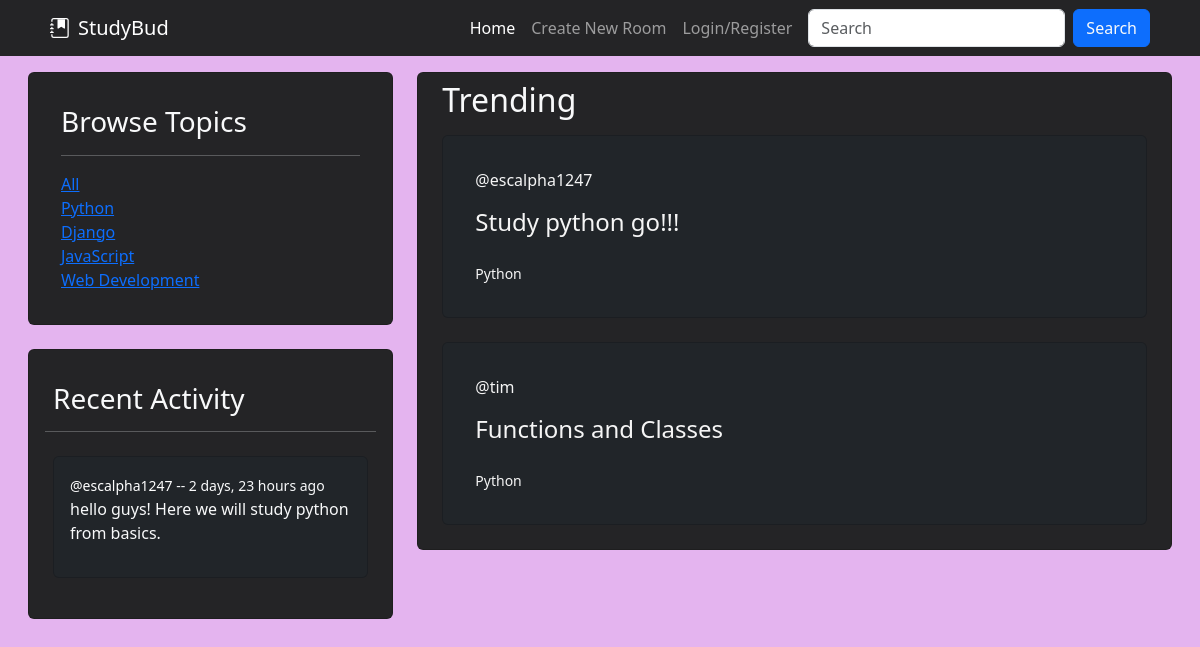
Page /?q=Python on the committed database.
### base/models.py (models this page shows, shortened)
class Topic(models.Model):
    name = models.CharField(max_length=200)

class Message(models.Model):
    user = models.ForeignKey(User, on_delete=models.CASCADE)
    room = models.ForeignKey(Room, on_delete=models.CASCADE) # This will delete all messages in a room after the room is deleted.
    body = models.TextField() # required
    updated = models.DateTimeField(auto_now=True) # takes snapshot everytime its saved
    created = models.DateTimeField(auto_now_add=True) # only takes snapshot when saved first time
    class Meta:
        ordering = ['-updated', '-created']
    def __str__(self):
        return self.body[0:50] # we want only first 50 messages for preview

class Room(models.Model):
    host = models.ForeignKey(User, on_delete=models.SET_NULL, null=True)
    topic = models.ForeignKey(Topic, on_delete=models.SET_NULL, null=True)
    name = models.CharField(max_length=200)
    description = models.TextField(null=True, blank=True) # Null is allowed, by default is false!
    participants = models.ManyToManyField(User, related_name='participants', blank=True)
    updated = models.DateTimeField(auto_now=True) # takes snapshot everytime its saved
    created = models.DateTimeField(auto_now_add=True) # only takes snapshot when saved first time
    class Meta:
        ordering = ['-updated', '-created'] # '-' sign makes newer one come at top

### base/views.py (the view)
# urls.py: path('', views.home, name="home"),
def home(request):
    q = request.GET.get('q') if request.GET.get('q') != None else ''
    rooms = Room.objects.filter(
        Q(topic__name__icontains=q) |
        Q(name__icontains=q) |
        Q(host__username__icontains=q) |
        Q(description__icontains=q)
    )
    topics = Topic.objects.all()
    room_messages = Message.objects.filter(Q(room__name__icontains=q))[:6]
    room_count = rooms.count()
    context = {'rooms': rooms, 'topics':topics, 'room_count':room_count, 'room_messages':room_messages}
    return render(request, 'base/home.html', context)

### base/templates/base/home.html (shortened to what this page needs)
{% extends 'main.html' %}
{% block content %}
<section class="container-fluid text-light" style="width: 100%;">
    <div class="row p-3">
        <div name="sidebar" class="container col-sm-4">
            {% include 'base/topics_comp.html' %}
            {% include 'base/activity_comp.html' %}
        </div>
        <div class="container col-sm-8">
            <div class="card" style="background-color: #242426;width: 3fr">
                <h2 class="text-light px-4 py-2">Trending</h2>
                {% include 'base/feed_comp.html' %}
            </div>
        </div>
    </div>
</section>
{% endblock content %}

### base/templates/base/topics_comp.html
<div class="container px-0 pb-4">
    <div class="card container text-light p-3" style="background-color: #242426;width: 1fr;">
        <div class="card-body">
            <h3 class="card-title">Browse Topics</h3>
            <hr />
            <div class="card-link">
                <a href="?q=">All</a>
            </div>
            {% for topic in topics %}
            <div class="card-link ms-auto">
                <a href="?q={{topic.name}}">{{ topic.name }}</a>
            </div>
            {% endfor %}
        </div>
    </div>
</div>

### base/templates/base/activity_comp.html (shortened to what this page needs)
<div class="container px-0 pb-4" style="width: 1fr;">
    <div class="card container text-light p-3" style="background-color: #242426;">
        <div class="card-body px-0">
            <h3 class="card-title px-2">Recent Activity</h3>
            <hr />
            {% for message in room_messages %}
                <div class="container-fluid p-2">
                    <div class="card bg-dark text-light">
                        <div class="card-body">
                            <small class="card-link"><a href="{% url 'profile' message.user.id %}" class="links">@{{message.user}}</a> -- {{message.created|timesince}} ago</small>
                            <p>{{message}}</p>
                        </div>
                    </div>
                </div>
            {% endfor %}
        </div>
    </div>
</div>

### base/templates/base/feed_comp.html (shortened to what this page needs)
<div class="row px-4">
    {% for room in rooms %}
    <div class="container pb-4">
        <div class="card bg-dark text-light p-3">
            <div class="card-body">
                <span class="card-link"><a style="color: whitesmoke; text-decoration: none;" href="{% url 'profile' room.host.id %}">@{{ room.host.username }}</a></span>
                <h4 class="card-title py-3">
                    <a href="{% url 'room' room.id %}" style="color: whitesmoke; text-decoration: none;" class="">{{ room.name }}</a>
                </h4>
                <small class="card-subtitle card-link mb-2 text-light"><a style="color: whitesmoke; text-decoration: none;" href="{% url 'home' %}?q={{room.topic.name}}">{{ room.topic.name }}</a></small>
            </div>
        </div>
    </div>
    {% endfor %}
</div>

### static/styles/main.css (style rules this page uses)
body { background-color:#e4b4ef; }

### base/templates/base/activity_comp.html (style rules this page uses)
.links { color: white; text-decoration: none; }

### rows in the picture
Topic: name "Python"
Topic: name "Django"
Topic: name "JavaScript"
Topic: name "Web Development"
Message: user "escalpha1247", created "2 days, 23 hours", body "hello guys! Here we will study python from basics."
Room: host.username "escalpha1247", name "Study python go!!!", topic.name "Python"
Room: host.username "tim", name "Functions and Classes", topic.name "Python"
